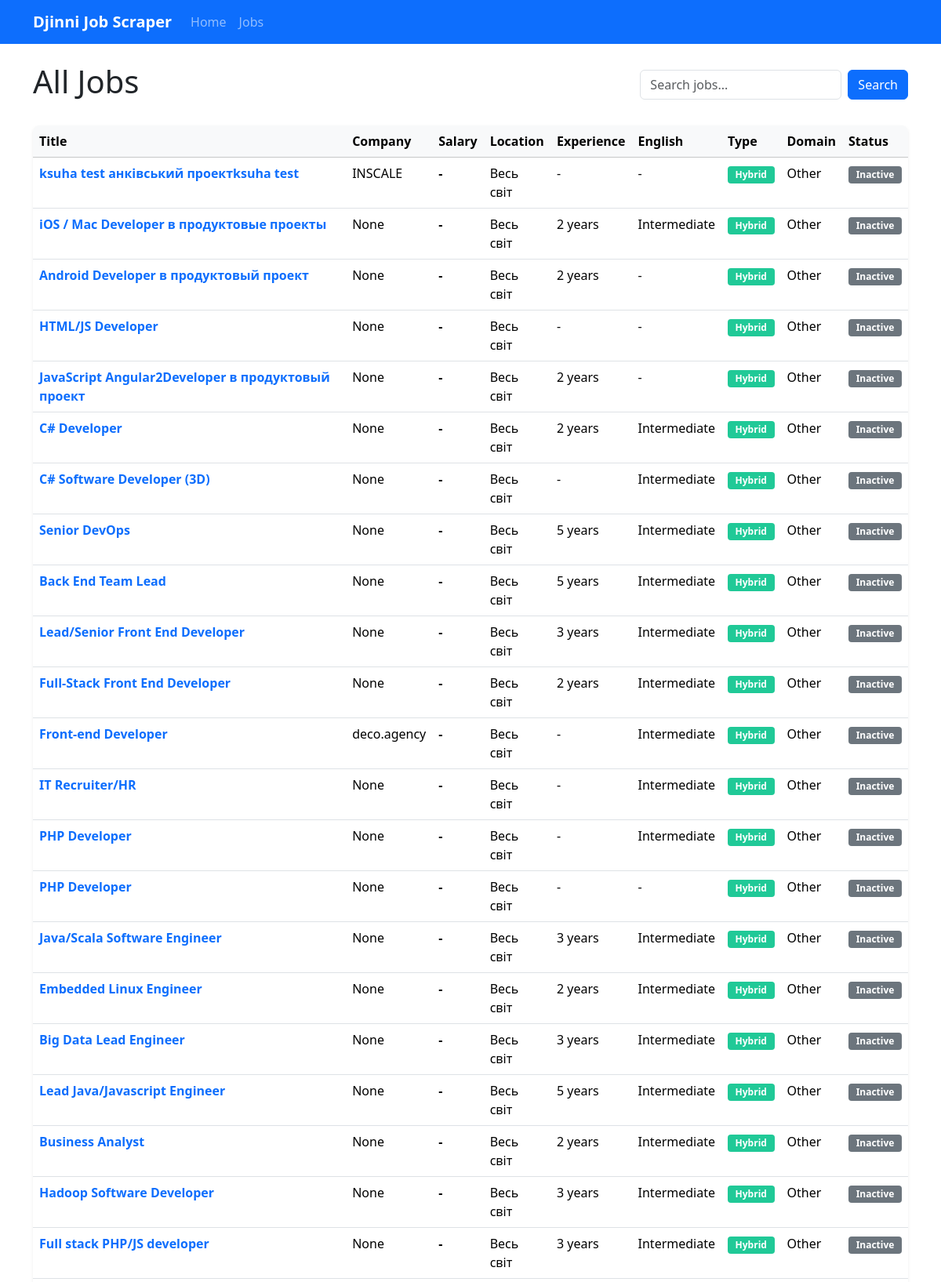
Page /jobs (upper part) on the committed database.
### database/models.py (models this page shows)
class Job(Base):
    __tablename__ = 'jobs'
    id = Column(Integer, primary_key=True)
    job_id = Column(String(50), unique=True)
    title = Column(String(255))
    title_en = Column(String(255))
    company_name = Column(String(255))
    company_name_en = Column(String(255))
    salary_min = Column(Float, nullable=True)
    salary_max = Column(Float, nullable=True)
    currency = Column(String(3), default='USD')
    description = Column(Text)
    description_en = Column(Text)
    location = Column(String(255))
    location_en = Column(String(255))
    experience_years = Column(Integer, nullable=True)
    english_level = Column(String(50), nullable=True)
    job_type = Column(String(50))  # Remote, Office, Hybrid
    employment_type = Column(String(50))  # Full-time, Part-time, Contract
    category = Column(String(100))
    category_en = Column(String(100))
    domain = Column(String(100), nullable=True)
    domain_en = Column(String(100), nullable=True)
    url = Column(String(255))
    posted_date = Column(DateTime, nullable=True)
    created_at = Column(DateTime, server_default=func.now())
    updated_at = Column(DateTime, server_default=func.now(), onupdate=func.now())
    is_active = Column(Boolean, default=True)
    def to_dict(self):
        return {
            'id': self.id,
            'job_id': self.job_id,
            'title': self.title_en or self.title,
            'company_name': self.company_name_en or self.company_name,
            'salary_min': self.salary_min,
            'salary_max': self.salary_max,
            'currency': self.currency,
            'description': self.description_en or self.description,
            'location': self.location_en or self.location,
            'experience_years': self.experience_years,
            'english_level': self.english_level,
            'job_type': self.job_type,
            'employment_type': self.employment_type,
            'category': self.category_en or self.category,
            'domain': self.domain_en or self.domain,
            'url': self.url,
            'posted_date': self.posted_date.isoformat() if self.posted_date else None,
            'created_at': self.created_at.isoformat() if self.created_at else None,
            'updated_at': self.updated_at.isoformat() if self.updated_at else None,
            'is_active': self.is_active
        }

### web/routes.py (the view)
    @web_bp.route('/jobs', methods=['GET'])
    def jobs():
        query = request.args.get('query', '')
        if query:
            jobs_data = db.search_jobs(query)
        else:
            jobs_data = db.get_all_jobs()
        return render_template('jobs.html', jobs=jobs_data, query=query)

### app.py (called while the page is built)
        @self.app.context_processor
        def inject_now():
            return {'now': datetime.datetime.now()}

### database/db.py (called while the page is built)
    def get_session(self):
        return self.Session()

    def get_all_jobs(self):
        session = self.get_session()
        try:
            jobs = session.query(Job).all()
            return [job.to_dict() for job in jobs]
        finally:
            session.close()

### web/templates/jobs.html (shortened to what this page needs)
{% extends 'base.html' %}
{% block content %}
<div class="d-flex justify-content-between align-items-center mb-4">
    <h1>{% if query %}Search Results for "{{ query }}"{% else %}All Jobs{% endif %}</h1>
    <form method="GET" action="{{ url_for('web.jobs') }}" class="d-flex">
        <input type="text" name="query" class="form-control me-2" placeholder="Search jobs..." value="{{ query }}">
        <button type="submit" class="btn btn-primary">Search</button>
    </form>
</div>
{% if jobs %}
    <div class="table-responsive">
        <table class="table table-hover">
            <thead class="table-light">
                <tr>
                    <th>Title</th>
                    <th>Company</th>
                    <th>Salary</th>
                    <th>Location</th>
                    <th>Experience</th>
                    <th>English</th>
                    <th>Type</th>
                    <th>Domain</th>
                    <th>Status</th>
                </tr>
            </thead>
            <tbody>
                {% for job in jobs %}
                <tr class="job-row" data-job-id="{{ job.job_id }}">
                    <td>
                        <a href="{{ job.url }}" target="_blank" class="fw-bold text-decoration-none">
                            {{ job.title }}
                        </a>
                    </td>
                    <td>{{ job.company_name }}</td>
                    <td class="salary">
                        {% if job.salary_min or job.salary_max %}
                            {% if job.salary_min and job.salary_max %}
                                {{ job.salary_min|int }}-{{ job.salary_max|int }} {{ job.currency }}
                            {% elif job.salary_min %}
                                from {{ job.salary_min|int }} {{ job.currency }}
                            {% elif job.salary_max %}
                                up to {{ job.salary_max|int }} {{ job.currency }}
                            {% endif %}
                        {% else %}
                            -
                        {% endif %}
                    </td>
                    <td>{{ job.location }}</td>
                    <td>
                        {% if job.experience_years %}
                            {{ job.experience_years }} year{% if job.experience_years != 1 %}s{% endif %}
                        {% else %}
                            -
                        {% endif %}
                    </td>
                    <td>{{ job.english_level or '-' }}</td>
                    <td>
                        {% if job.job_type == 'Remote' %}
                            <span class="badge badge-remote">Remote</span>
                        {% elif job.job_type == 'Office' %}
                            <span class="badge badge-office">Office</span>
                        {% else %}
                            <span class="badge badge-hybrid">Hybrid</span>
                        {% endif %}
                    </td>
                    <td>{{ job.domain }}</td>
                    <td>
                        {% if job.is_active %}
                            <span class="badge bg-success">Active</span>
                        {% else %}
                            <span class="badge bg-secondary">Inactive</span>
                        {% endif %}
                    </td>
                </tr>
                {% endfor %}
            </tbody>
        </table>
    </div>
{% endif %}
{% endblock %}

### web/templates/base.html (shortened to what this page needs)
<!DOCTYPE html>
<html lang="en">
<head>
    <link href="https://cdn.jsdelivr.net/npm/bootstrap@5.3.1/dist/css/bootstrap.min.css" rel="stylesheet">
    <link rel="stylesheet" href="https://cdn.jsdelivr.net/npm/bootstrap-icons@1.10.5/font/bootstrap-icons.css">
    <link rel="stylesheet" href="{{ url_for('static', filename='css/styles.css') }}">
</head>
<body>
    <nav class="navbar navbar-expand-lg navbar-dark bg-primary mb-4">
        <div class="container">
            <a class="navbar-brand" href="{{ url_for('web.index') }}">Djinni Job Scraper</a>
            <div class="collapse navbar-collapse" id="navbarNav">
                <ul class="navbar-nav">
                    <li class="nav-item">
                        <a class="nav-link" href="{{ url_for('web.index') }}">Home</a>
                    </li>
                    <li class="nav-item">
                        <a class="nav-link" href="{{ url_for('web.jobs') }}">Jobs</a>
                    </li>
                </ul>
            </div>
        </div>
    </nav>
    <div class="container mb-4">
        {% block content %}{% endblock %}
    </div>
</body>
</html>

### static/css/styles.css (style rules this page uses)
body { display: flex; flex-direction: column; min-height: 100vh; }
.table-responsive { border-radius: 0.5rem; overflow: hidden; box-shadow: 0 0.125rem 0.25rem rgba(0, 0, 0, 0.075); }
.table thead { position: sticky; top: 0; z-index: 1; }
.job-row { cursor: pointer; }
.badge { padding: 0.4em 0.8em; border-radius: 0.25rem; }
.badge-hybrid { background-color: #20c997; color: white; }
.navbar-dark .navbar-brand { font-weight: 600; }

### web/templates/jobs.html (style rules this page uses)
.salary { font-weight: bold; color: #28a745; }
.badge-hybrid { background-color: #20c997; color: white; }

### rows in the picture
Job: title "ksuha test анківський проектksuha test", company_name "INSCALE", location "Весь світ", english_level "-", job_type "Hybrid", domain "Other", shows "Inactive"
Job: title "iOS / Mac Developer в продуктовые проекты", company_name "None", location "Весь світ", experience_years "2", english_level "Intermediate", job_type "Hybrid", domain "Other", shows "Inactive"
Job: title "Android Developer в продуктовый проект", company_name "None", location "Весь світ", experience_years "2", english_level "-", job_type "Hybrid", domain "Other", shows "Inactive"
Job: title "HTML/JS Developer", company_name "None", location "Весь світ", english_level "-", job_type "Hybrid", domain "Other", shows "Inactive"
Job: title "JavaScript Angular2Developer в продуктовый проект", company_name "None", location "Весь світ", experience_years "2", english_level "-", job_type "Hybrid", domain "Other", shows "Inactive"
Job: title "C# Developer", company_name "None", location "Весь світ", experience_years "2", english_level "Intermediate", job_type "Hybrid", domain "Other", shows "Inactive"
Job: title "C# Software Developer (3D)", company_name "None", location "Весь світ", english_level "Intermediate", job_type "Hybrid", domain "Other", shows "Inactive"
Job: title "Senior DevOps", company_name "None", location "Весь світ", experience_years "5", english_level "Intermediate", job_type "Hybrid", domain "Other", shows "Inactive"
Job: title "Back End Team Lead", company_name "None", location "Весь світ", experience_years "5", english_level "Intermediate", job_type "Hybrid", domain "Other", shows "Inactive"
Job: title "Lead/Senior Front End Developer", company_name "None", location "Весь світ", experience_years "3", english_level "Intermediate", job_type "Hybrid", domain "Other", shows "Inactive"
Job: title "Full-Stack Front End Developer", company_name "None", location "Весь світ", experience_years "2", english_level "Intermediate", job_type "Hybrid", domain "Other", shows "Inactive"
Job: title "Front-end Developer", company_name "deco.agency", location "Весь світ", english_level "Intermediate", job_type "Hybrid", domain "Other", shows "Inactive"
Job: title "IT Recruiter/HR", company_name "None", location "Весь світ", english_level "Intermediate", job_type "Hybrid", domain "Other", shows "Inactive"
Job: title "PHP Developer", company_name "None", location "Весь світ", english_level "Intermediate", job_type "Hybrid", domain "Other", shows "Inactive"
Job: title "PHP Developer", company_name "None", location "Весь світ", english_level "-", job_type "Hybrid", domain "Other", shows "Inactive"
Job: title "Java/Scala Software Engineer", company_name "None", location "Весь світ", experience_years "3", english_level "Intermediate", job_type "Hybrid", domain "Other", shows "Inactive"
Job: title "Embedded Linux Engineer", company_name "None", location "Весь світ", experience_years "2", english_level "Intermediate", job_type "Hybrid", domain "Other", shows "Inactive"
Job: title "Big Data Lead Engineer", company_name "None", location "Весь світ", experience_years "3", english_level "Intermediate", job_type "Hybrid", domain "Other", shows "Inactive"
Job: title "Lead Java/Javascript Engineer", company_name "None", location "Весь світ", experience_years "5", english_level "Intermediate", job_type "Hybrid", domain "Other", shows "Inactive"
Job: title "Business Analyst", company_name "None", location "Весь світ", experience_years "2", english_level "Intermediate", job_type "Hybrid", domain "Other", shows "Inactive"
Job: title "Hadoop Software Developer", company_name "None", location "Весь світ", experience_years "3", english_level "Intermediate", job_type "Hybrid", domain "Other", shows "Inactive"
Job: title "Full stack PHP/JS developer", company_name "None", location "Весь світ", experience_years "3", english_level "Intermediate", job_type "Hybrid", domain "Other", shows "Inactive"
